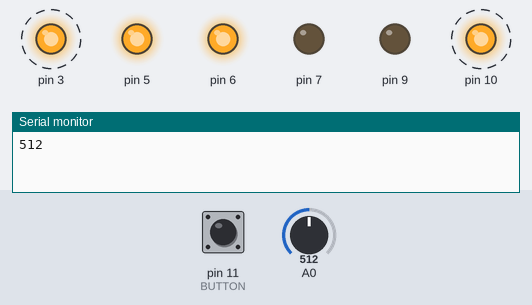
Simulated run of this sketch. Board: Arduino Uno, built with avr-gcc and run on an emulated ATmega328P. Shown: output pins drawn as LEDs (lit = HIGH), the last lines printed to the serial monitor. Dashed ring = blinking. Inputs (shaded band) come from the test bench; at power-on: pin 11 (BUTTON) LOW, A0 = 512.

Above: at 0.6 s.
At 2.6 s:
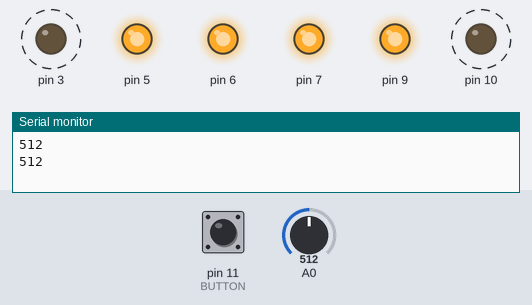
2.7 s: pin 11 (BUTTON) pulled HIGH for 2.15 s
At 4.6 s:
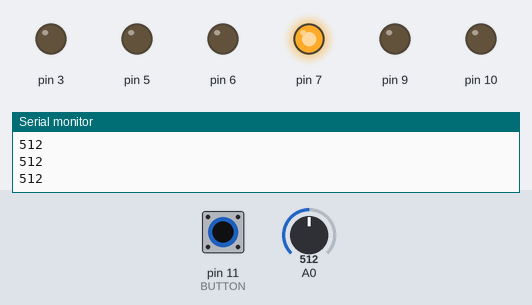
Timing chart, 0 to 12.3 s (numbered marks = the images above; inputs shaded):
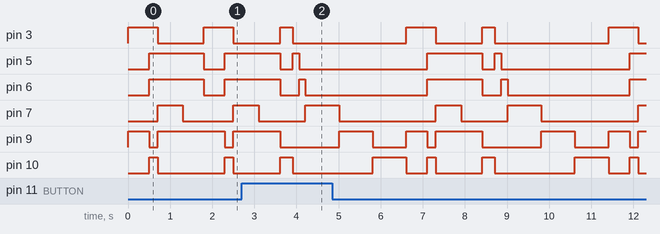

The sketch:

SS6b_LightShow2.ino
```cpp
const int BUTTON = 11;

int val = 0;
int val2 = 0;

int old_val = 0;
int state = 0;

void setup() {
  // put your setup code here, to run once:
  pinMode(BUTTON,INPUT);
  pinMode(A0, INPUT);
  pinMode(3, OUTPUT);
  pinMode(5, OUTPUT);
  pinMode(6, OUTPUT);
  pinMode(7, OUTPUT);
  pinMode(9, OUTPUT);
  pinMode(10, OUTPUT);
  Serial.begin(9600);
}

void loop() {
  // put your main code here, to run repeatedly:

  val = digitalRead(BUTTON);
  val2 = analogRead(A0);
  Serial.println(val2);


  if((val == HIGH) && (old_val == LOW)){
    state++;
    delay(10);
    }
    old_val = val;

    if (state == 1){

        digitalWrite(3, HIGH);
        digitalWrite(5, LOW);
        digitalWrite(6, LOW);
        digitalWrite(7, LOW);
        digitalWrite(9, LOW);
        digitalWrite(10, HIGH);
        delay(300);

        digitalWrite(3, LOW);
        digitalWrite(5, HIGH);
        digitalWrite(6, LOW);
        digitalWrite(7, LOW);
        digitalWrite(9, LOW);
        digitalWrite(10, LOW);
        delay(150);

        digitalWrite(3, LOW);
        digitalWrite(5, LOW);
        digitalWrite(6, HIGH);
        digitalWrite(7, LOW);
        digitalWrite(9, LOW);
        digitalWrite(10, LOW);
        delay(150);

        digitalWrite(3, LOW);
        digitalWrite(5, LOW);
        digitalWrite(6, LOW);
        digitalWrite(7, HIGH);
        digitalWrite(9, LOW);
        digitalWrite(10, LOW);
        delay(800);

        digitalWrite(3, LOW);
        digitalWrite(5, LOW);
        digitalWrite(6, LOW);
        digitalWrite(7, LOW);
        digitalWrite(9, HIGH);
        digitalWrite(10, LOW);
        delay(800);

        digitalWrite(3, LOW);
        digitalWrite(5, LOW);
        digitalWrite(6, LOW);
        digitalWrite(7, LOW);
        digitalWrite(9, LOW);
        digitalWrite(10, HIGH);
        delay(800);
    }
        if (state == 2){

          if (val2 > 300) {
        digitalWrite(3, HIGH);
        digitalWrite(5, HIGH);
        digitalWrite(6, HIGH);
        digitalWrite(9, HIGH);
        digitalWrite(10, HIGH);
        delay(300);

        digitalWrite(3, LOW);
        digitalWrite(5, HIGH);
        digitalWrite(6, LOW);
        digitalWrite(9, LOW);
        digitalWrite(10, HIGH);
        delay(150);

        digitalWrite(3, HIGH);
        digitalWrite(5, LOW);
        digitalWrite(6, LOW);
        digitalWrite(9, LOW);
        digitalWrite(10, LOW);
        delay(150);

        digitalWrite(3, LOW);
        digitalWrite(5, HIGH);
        digitalWrite(6, LOW);
        digitalWrite(9, LOW);
        digitalWrite(10, HIGH);
        delay(800);

        digitalWrite(3, HIGH);
        digitalWrite(5, LOW);
        digitalWrite(6, LOW);
        digitalWrite(9, HIGH);
        digitalWrite(10, LOW);
        delay(800);

        digitalWrite(3, LOW);
        digitalWrite(5, LOW);
        digitalWrite(6, HIGH);
        digitalWrite(9, LOW);
        digitalWrite(10, HIGH);
        delay(800);
          }
        }

          else {

          digitalWrite(3, HIGH);
          digitalWrite(5, LOW);
          digitalWrite(6, LOW);
          digitalWrite(7, LOW);
          digitalWrite(9, HIGH);
          digitalWrite(10, LOW);
          delay(500);

          digitalWrite(3, HIGH);
          digitalWrite(5, HIGH);
          digitalWrite(6, HIGH);
          digitalWrite(7, LOW);
          digitalWrite(9, LOW);
          digitalWrite(10, HIGH);
          delay(200);

          digitalWrite(3, LOW);
          digitalWrite(5, HIGH);
          digitalWrite(6, HIGH);
          digitalWrite(7, HIGH);
          digitalWrite(9, HIGH);
          digitalWrite(10, LOW);
          delay(600);

          digitalWrite(3, LOW);
          digitalWrite(5, HIGH);
          digitalWrite(6, HIGH);
          digitalWrite(7, LOW);
          digitalWrite(9, HIGH);
          digitalWrite(10, LOW);
          delay(500);

    }
 }
```
